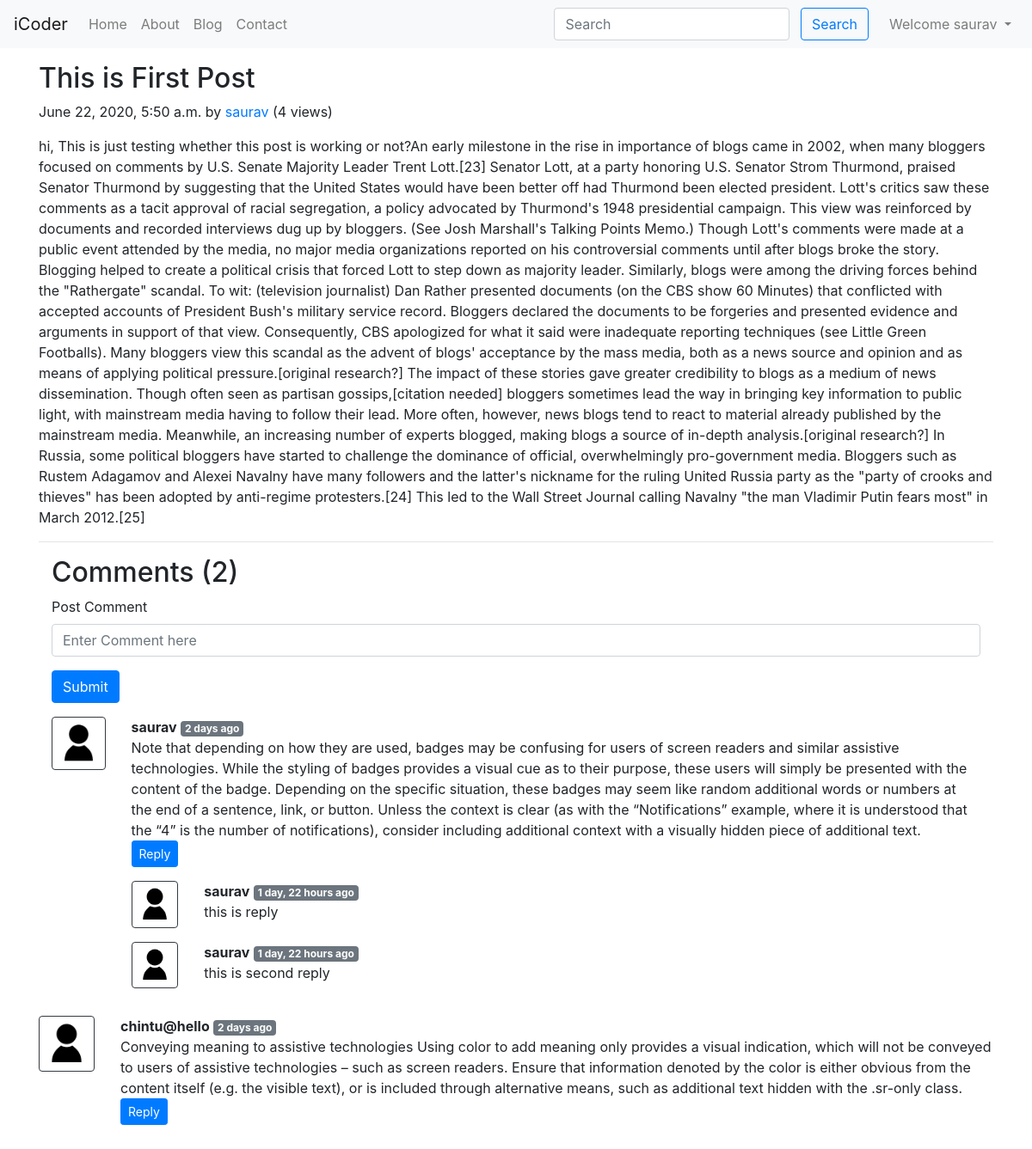
/blog/first-post/ (signed in), run on the app's committed database.
### blog/models.py (models this page shows, shortened)
class Post(models.Model):
    sno = models.AutoField(primary_key=True)
    slug = models.CharField(max_length=130)
    views = models.IntegerField(default=0)
    title = models.CharField(max_length=255)
    content = models.TextField()
    author = models.CharField(max_length=50)
    timeStamp = models.DateTimeField(blank=True)

class BlogComment(models.Model):
    sno = models.AutoField(primary_key=True)
    comment = models.TextField()
    user = models.ForeignKey(User, on_delete=models.CASCADE)
    post = models.ForeignKey(Post, on_delete=models.CASCADE)
    parent = models.ForeignKey('self', on_delete=models.CASCADE, null=True)
    timeStamp = models.DateTimeField(default=now)

### blog/views.py (the view)
# urls.py: path('<str:slug>/', views.blogPost, name='home'),
def blogPost(request, slug):
    post = Post.objects.filter(slug=slug).first()
    post.views = post.views +1
    post.save()
    comments = BlogComment.objects.filter(post=post, parent=None)
    replies = BlogComment.objects.filter(post=post).exclude(parent=None)
    repDict = {}
    for reply in replies:
        if reply.parent.sno not in repDict.keys():
            repDict[reply.parent.sno] = [reply]
        else:
            repDict[reply.parent.sno].append(reply)
    context = {'post': post, 'comments': comments, 'repDict': repDict}
    return render(request, 'blog/blogPost.html', context)

### blog/templatetags/extras.py (called while the page is built)
@register.filter(name='get_val')
def get_val(dict, key):
    return dict.get(key)

### templates/blog/blogPost.html (shortened to what this page needs)
{% extends 'base.html' %}
{% block body %}
{% load humanize %}
{% load extras %}
<div class="container my-3">
  <div class="blog-post">
    <h2 class="blog-post-title">{{post.title}}</h2>
    <p class="blog-post-meta">{{post.timeStamp}} by <a href="/about">{{post.author}}</a> (<span>{{post.views}}
        views</span>)</p>
    <p>{{post.content| safe}}</p>
    <hr>
  </div>
  <div class="container">
    <div class="my-2">
      <h2>Comments ({{comments.count}})</h2>
      {% if user.is_authenticated %}
      <form action="/blog/postComment" method="post">{% csrf_token %}
        <div class="form-group">
          <label for="exampleInputEmail1">Post Comment</label>
          <input type="text" class="form-control" name="comment" placeholder="Enter Comment here">
        </div>
        <button type="submit" class="btn btn-primary">Submit</button>
      </form>
    </div>
    {% else %}
    <p>Please login to post comments</p>
    {% endif %}
    {% for comment in comments %}
    <div class="row my-3">
      <div class="col-md-1">
        <img src="/static/img/hiclipart.com.png" alt="user" class="w-100 p-1 border border-dark rounded">
      </div>
      <div class="col-md-11"><b>{{comment.user.username}}</b> <span
          class="badge badge-secondary">{{comment.timeStamp| naturaltime}}</span>
        <div>{{comment.comment}}</div>
        <div class="reply mx-0">
          {% if user.is_authenticated %}
          <button class="btn btn-sm btn-primary" type="button" data-toggle="collapse"
            data-target="#replyBox{{comment.sno}}" aria-expanded="false" aria-controls="replyBox{{comment.sno}}">
            Reply
          </button>
          {% else %}
          <button class="btn btn-sm btn-primary disabled" type="button" data-toggle="collapse"
            data-target="#replyBox{{comment.sno}}" aria-expanded="false" aria-controls="replyBox{{comment.sno}}">
            Login to reply
          </button>
          {% endif %}
          <div class="replies my-2">
            {% for reply in repDict|get_val:comment.sno %}
            <div class="row my-3">
              <div class="col-md-1">
                <img src="/static/img/hiclipart.com.png" alt="user" class="w-100 p-1 border border-dark rounded">
              </div>
              <div class="col-md-11"><b>{{reply.user.username}}</b>
                <span class="badge badge-secondary">{{reply.timeStamp| naturaltime}}</span>
                <div>{{reply.comment}}</div>
              </div>
            </div>
            {% endfor %}
          </div>
        </div>
      </div>
      {% endfor %}
    </div>
    {% endblock body %}

### templates/base.html (shortened to what this page needs)
<!doctype html>
<html lang="en">
<head>
  <link rel="stylesheet" href="https://stackpath.bootstrapcdn.com/bootstrap/4.5.0/css/bootstrap.min.css"
>
</head>
<body>
  <nav class="navbar navbar-expand-lg navbar-light bg-light">
    <a class="navbar-brand" href="/">iCoder</a>
    <div class="collapse navbar-collapse" id="navbarSupportedContent">
      <ul class="navbar-nav mr-auto">
        <li class="nav-item {% block homeactive %} {% endblock homeactive %}">
          <a class="nav-link" href="/">Home <span class="sr-only">(current)</span></a>
        </li>
        <li class="nav-item {% block aboutactive %} {% endblock aboutactive %}">
          <a class="nav-link" href="/about">About</a>
        </li>
        <li class="nav-item {% block blogactive %} {% endblock blogactive %}">
          <a class="nav-link" href="/blog">Blog</a>
        </li>
        <li class="nav-item {% block contactactive %} {% endblock contactactive %}">
          <a class="nav-link" href="/contact">Contact</a>
        </li>
      </ul>
      <div class="ml-auto form-inline">
      <form method="get" action="/search" class="my-2 my-lg-0 mx-3">
        <input class="form-control mr-sm-2" type="search" placeholder="Search" aria-label="Search" name="query"
          id="query">
        <button class="btn btn-outline-primary my-2 my-sm-0" type="submit">Search</button>
      </form>
      {% if user.is_authenticated %}
       <ul class="navbar-nav ml-auto">
      <li class="nav-item dropdown">
        <a class="nav-link dropdown-toggle" href="#" id="navbarDropdown" role="button" data-toggle="dropdown" aria-haspopup="true" aria-expanded="false">
          Welcome {{request.user}}
        </a>
      </li>
      </ul>
      {% endif %}
      </div>
    </div>
  </nav>
  {% block body %}
  {% endblock body %}
</body>
</html>

### data on the page
Post: title "This is First Post", timeStamp "June 22, 2020, 5:50 a.m.", author "saurav", views "4", content "hi, This is just testing whether this post is working or not?An early milestone in the rise in importance of blogs came in 2002, when many bloggers focused on comments by U.S. Senate Majority Leader Trent Lott.[23] Senator Lott, at a party honoring U.S. Senator Strom Thurmond, praised Senator Thurmond by suggesting that the United States would have been better off had Thurmond been elected president. Lott's critics saw these comments as a tacit approval of racial segregation, a policy advocated by Thurmond's 1948 presidential campaign. This view was reinforced by documents and recorded interviews dug up by bloggers. (See Josh Marshall's Talking Points Memo.) Though Lott's comments were made…"
BlogComment: user.username "saurav", timeStamp "2 days ago", comment "Note that depending on how they are used, badges may be confusing for users of screen readers and similar assistive technologies. While the styling of badges provides a visual cue as to their purpose, these users will simply be presented with the content of the badge. Depending on the specific situation, these badges may seem like random additional words or numbers at the end of a sentence, link, or button. Unless the context is clear (as with the “Notifications” example, where it is understood that the “4” is the number of notifications), consider including additional context with a visually hidden piece of additional text."
BlogComment: user.username "saurav", timeStamp "1 day, 22 hours ago", comment "this is reply"
BlogComment: user.username "saurav", timeStamp "1 day, 22 hours ago", comment "this is second reply"
BlogComment: user.username "chintu@hello", timeStamp "2 days ago", comment "Conveying meaning to assistive technologies Using color to add meaning only provides a visual indication, which will not be conveyed to users of assistive technologies – such as screen readers. Ensure that information denoted by the color is either obvious from the content itself (e.g. the visible text), or is included through alternative means, such as additional text hidden with the .sr-only class."

### other printed values
{{ request.user }} "saurav"
{{ comments.count }} "2"
